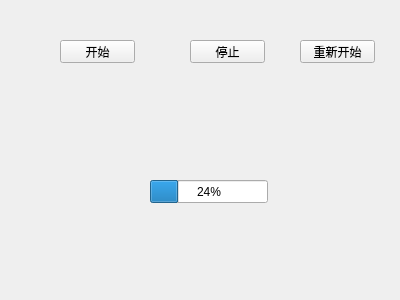
<?xml version="1.0" encoding="UTF-8"?>
<ui version="4.0">
 <class>Widget</class>
 <widget class="QWidget" name="Widget">
  <property name="geometry">
   <rect>
    <x>0</x>
    <y>0</y>
    <width>400</width>
    <height>300</height>
   </rect>
  </property>
  <property name="windowTitle">
   <string>Widget</string>
  </property>
  <widget class="QPushButton" name="pushButton">
   <property name="geometry">
    <rect>
     <x>60</x>
     <y>40</y>
     <width>75</width>
     <height>23</height>
    </rect>
   </property>
   <property name="text">
    <string>开始</string>
   </property>
  </widget>
  <widget class="QProgressBar" name="progressBar">
   <property name="geometry">
    <rect>
     <x>150</x>
     <y>180</y>
     <width>118</width>
     <height>23</height>
    </rect>
   </property>
   <property name="value">
    <number>24</number>
   </property>
  </widget>
  <widget class="QPushButton" name="pushButton_2">
   <property name="geometry">
    <rect>
     <x>190</x>
     <y>40</y>
     <width>75</width>
     <height>23</height>
    </rect>
   </property>
   <property name="text">
    <string>停止</string>
   </property>
  </widget>
  <widget class="QPushButton" name="pushButton_3">
   <property name="geometry">
    <rect>
     <x>300</x>
     <y>40</y>
     <width>75</width>
     <height>23</height>
    </rect>
   </property>
   <property name="text">
    <string>重新开始</string>
   </property>
  </widget>
 </widget>
 <layoutdefault spacing="6" margin="11"/>
 <resources/>
 <connections/>
</ui>
